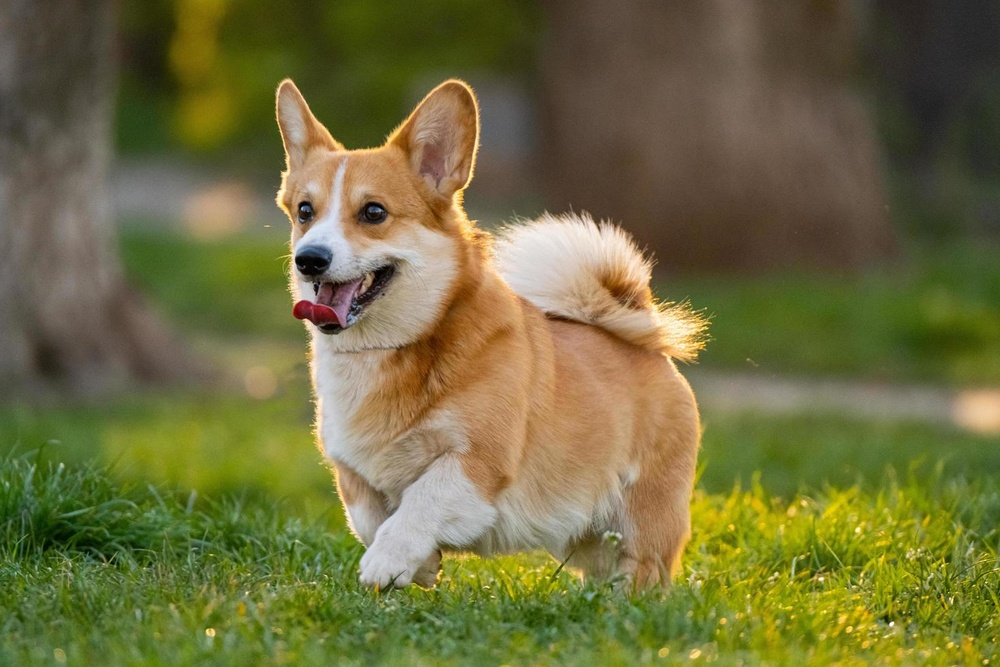
%> input picture image_processing.hw/part2/test_image.jpg, 1000 x 667 px, shrunk from 1470 x 980 before the run
$ octave image_processing_script.m   (GNU Octave 9; MATLAB toolbox functions it lacks are replaced by stand-ins)
%> lines starting %> are read from the running program, lines starting %| are printed output that depends on the picture
### image_processing.hw/part2/flip_vertical.m
function out = flip_vertical(img)
    [rows, ~] = size(img);
    out = img(rows:-1:1, :);
end

### image_processing.hw/part2/flip_horizontal.m
function out = flip_horizontal(img)
    [~, cols] = size(img);
    out = img(:, cols:-1:1);
end

### image_processing.hw/part2/negative_image.m
function out = negative_image(img)
    out = 255 - img;
end

### image_processing.hw/part2/swap_red_green.m
function out = swap_red_green(img)
    out = img;
    out(:,:,1) = img(:,:,2);
    out(:,:,2) = img(:,:,1);
end

### image_processing.hw/part2/average_mirror.m
function out = average_mirror(img)
    img_mirror = img(:, end:-1:1);
    out = uint8((double(img) + double(img_mirror)) / 2);
end

### image_processing.hw/part2/add_random_noise.m
function out = add_random_noise(img)
    noise = randi([-255, 255], size(img));
    img_noisy = double(img) + noise;
    img_noisy = max(0, min(255, img_noisy));
    out = uint8(img_noisy);
end

### image_processing.hw/part2/image_processing_script.m

img = imread('test_image.jpg');
%> img is the input picture: size 667x1000x3 uint8; mean R, G, B 112, 109, 62.1

if size(img, 3) == 3
    img_gray = rgb2gray(img);
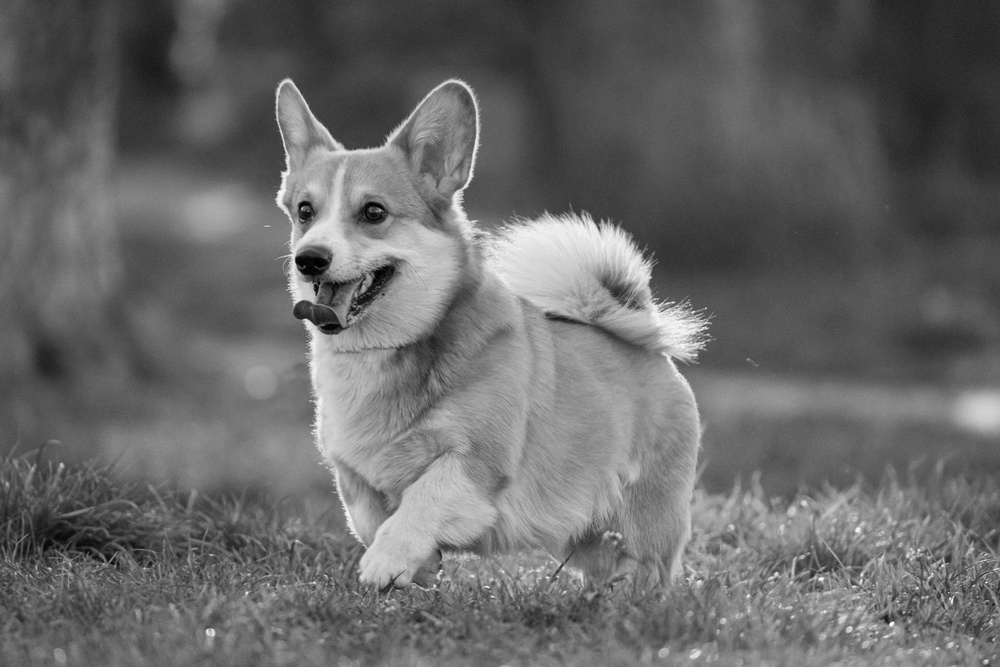
%> img_gray: size 667x1000 uint8; min 0, max 254, mean 104.6
    img_color = img; % Save original color image
else
    img_gray = img; % Image is already grayscale
    img_color = repmat(img_gray, [1,1,3]);
end

img_flip_v = flip_vertical(img_gray);
img_flip_h = flip_horizontal(img_gray);
img_negative = negative_image(img_gray);
%> in negative_image, `out = 255 - img;`:
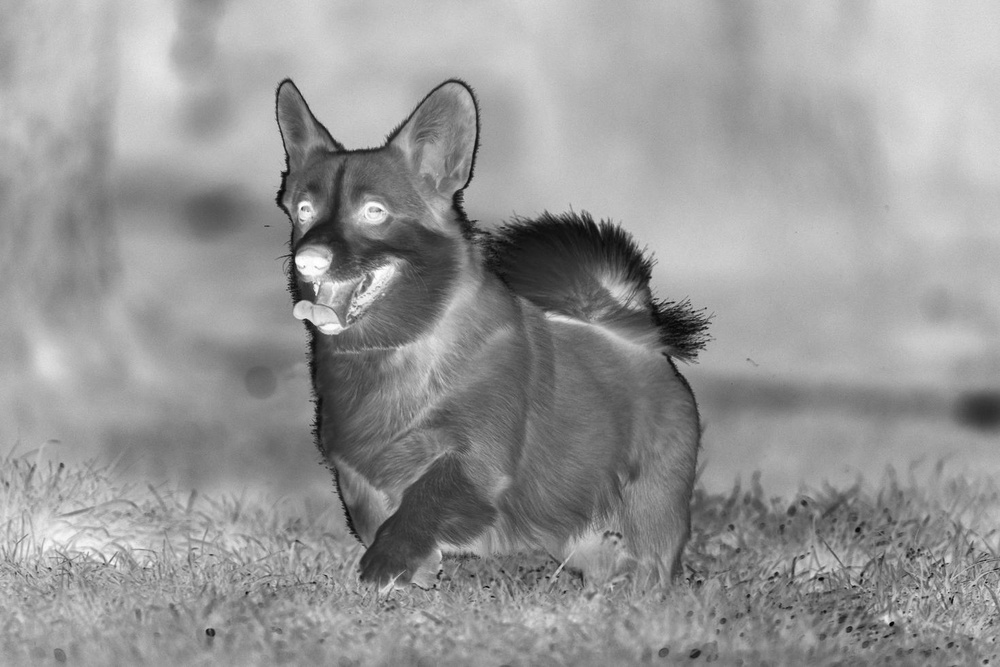
%> out: size 667x1000 uint8; min 1, max 255, mean 150.4
img_swap_rg = swap_red_green(img_color);
%> in swap_red_green, `out(:,:,1) = img(:,:,2);`:
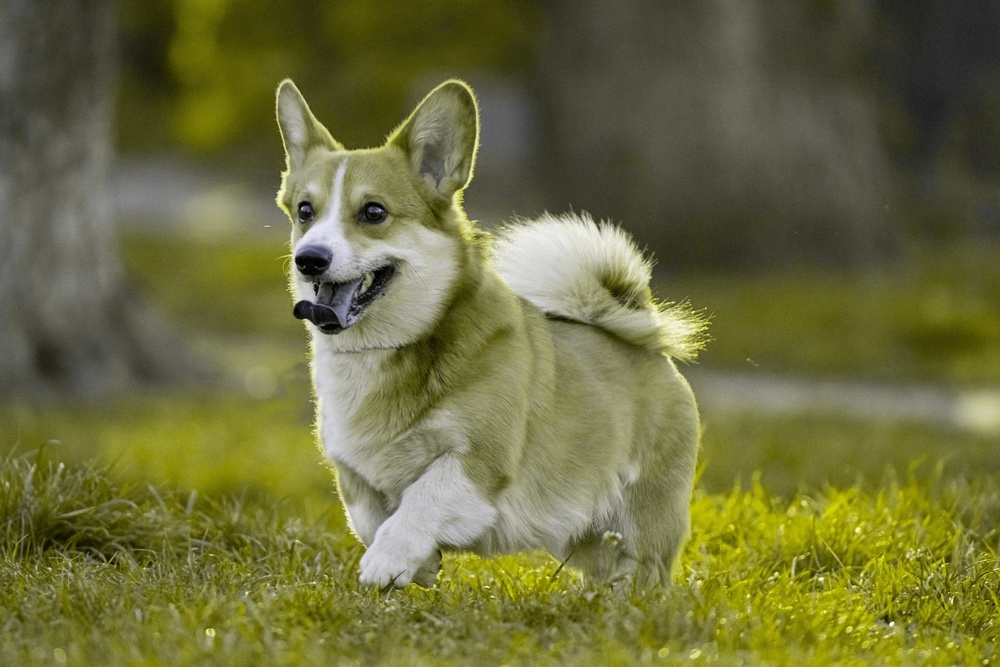
%> out: size 667x1000x3 uint8; mean R, G, B 109, 109, 62.1
%> in swap_red_green, `out(:,:,2) = img(:,:,1);`:
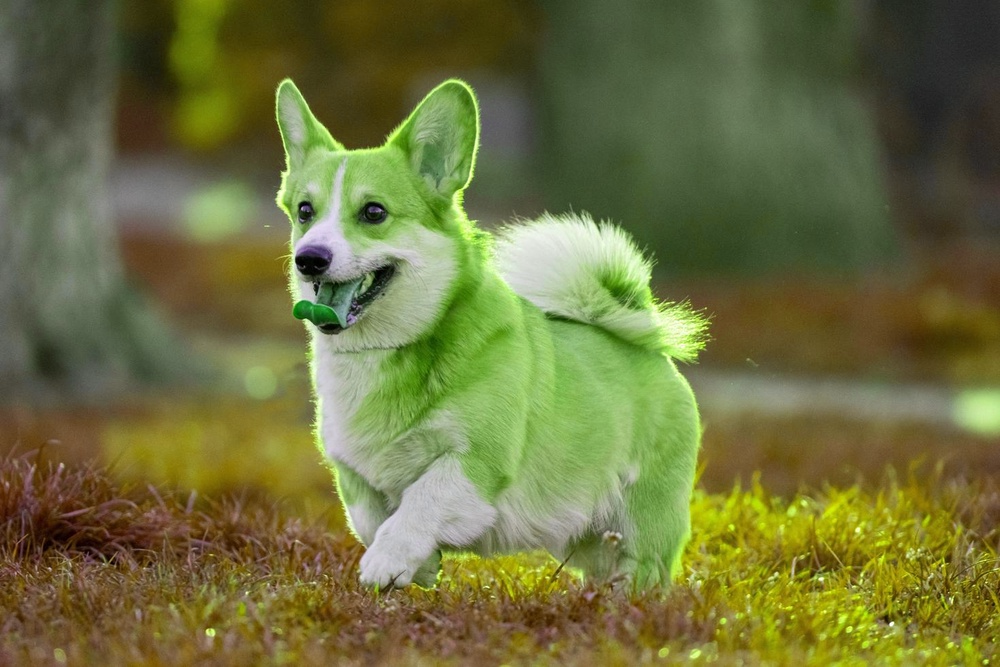
%> out: size 667x1000x3 uint8; mean R, G, B 109, 112, 62.1
img_avg_mirror = average_mirror(img_gray);
%> in average_mirror, `out = uint8((double(img) + double(img_mirror)) / 2);`:
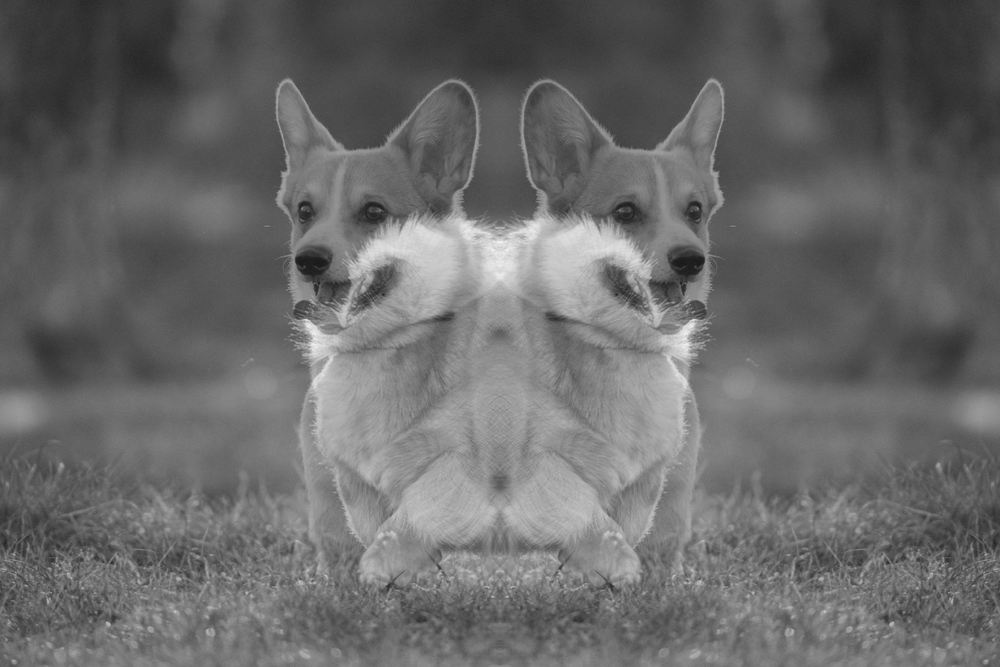
%> out: size 667x1000 uint8; min 25, max 245, mean 104.8
img_random_noise = add_random_noise(img_gray);
%> in add_random_noise, `img_noisy = double(img) + noise;`:
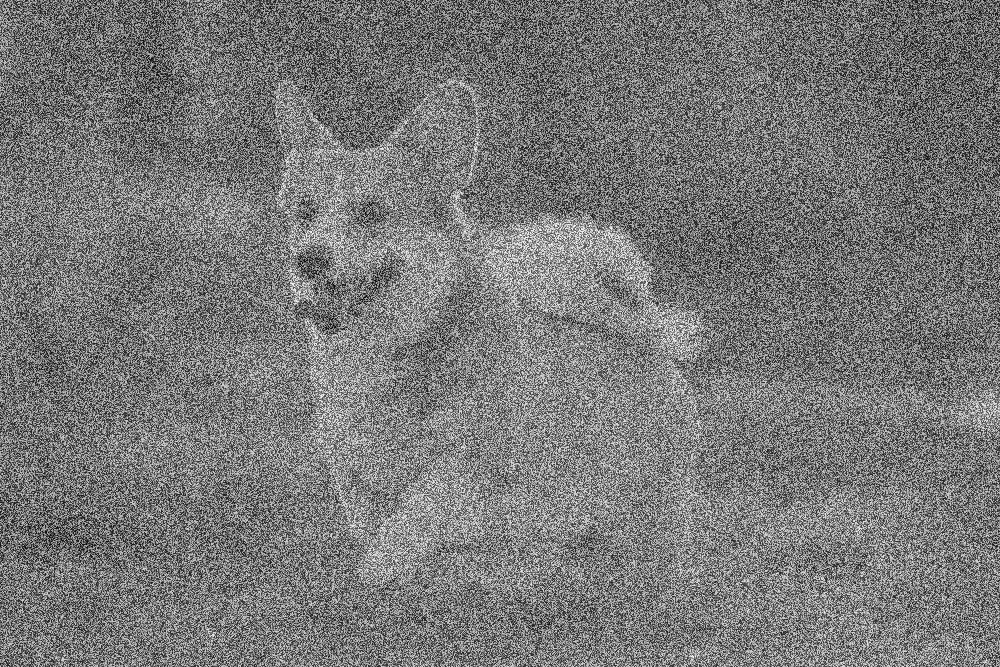
%> img_noisy: size 667x1000 double; min -249, max 497, mean 104.6; drawn with min black and max white
%> in add_random_noise, `img_noisy = max(0, min(255, img_noisy));`:
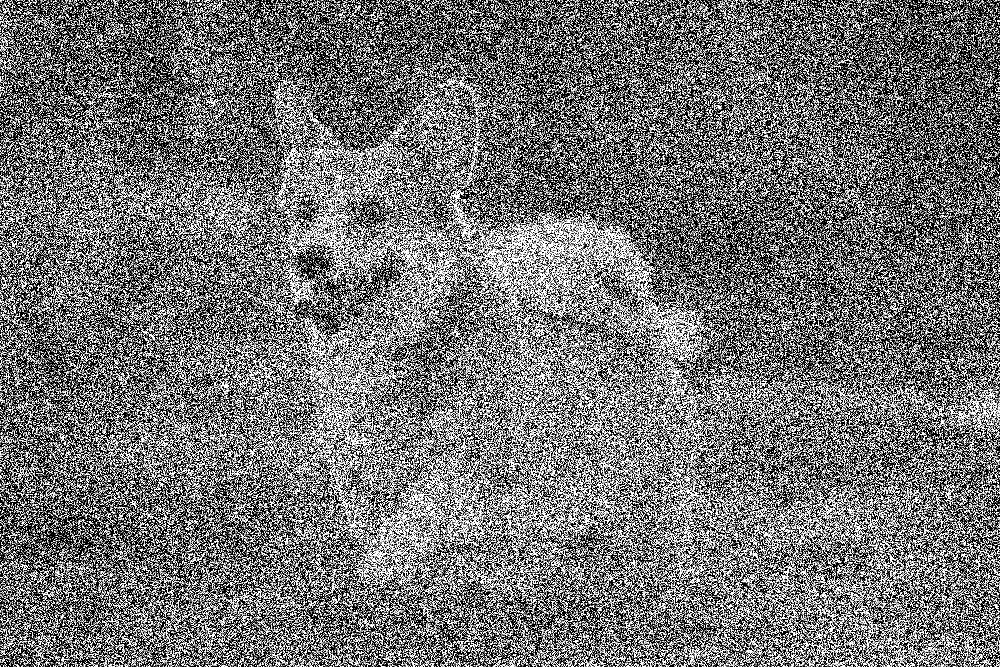
%> img_noisy: size 667x1000 double; min 0, max 255, mean 116.1

figure;

subplot(2,3,1);
imshow(img_gray);
title('Original Image');

subplot(2,3,2);
imshow(img_flip_v);
title('Flipped Vertically');

subplot(2,3,3);
imshow(img_flip_h);
title('Flipped Horizontally');

subplot(2,3,4);
imshow(img_negative);
title('Negative Image');

subplot(2,3,5);
imshow(img_swap_rg);
title('Swap Red & Green');

subplot(2,3,6);
imshow(img_avg_mirror);
title('Average with Mirror');

figure;
imshow(img_random_noise);
title('Image with Random Noise');
